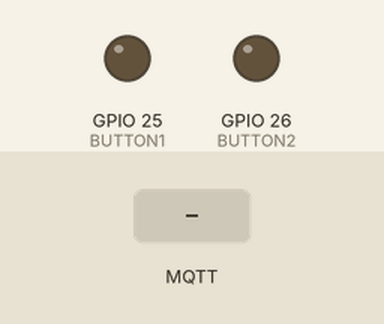
Bench run of a program on a simulated ESP32. Shown: output pins drawn as LEDs (lit = HIGH). The inputs (shaded band) are chosen by the test bench. WiFi joins after 1.5 s; servers stay silent unless stated; random numbers use the default seed unless the program sets one; no MQTT or app messages arrive unless stated; what the program prints to the serial monitor is not drawn.

Above: at 2.7 s.
2.8 s: MQTT message "on" arrives on the first subscribed topic
At 4.0 s:
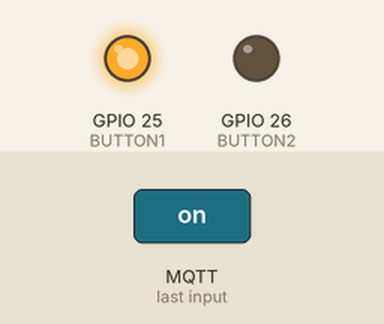
4.3 s: MQTT message "on" arrives on the second subscribed topic
At 5.1 s:
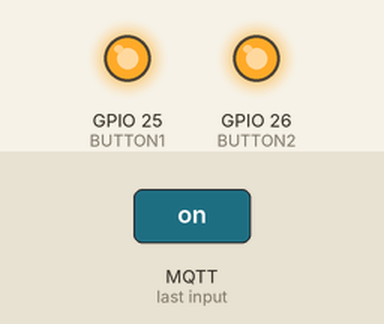
5.8 s: MQTT message "off" arrives on the first subscribed topic
At 6.2 s:
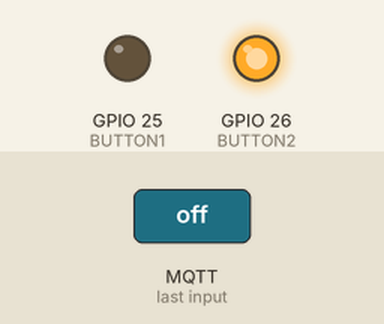
Timing chart, 0 to 8.8 s (numbered marks = the images above; inputs shaded):
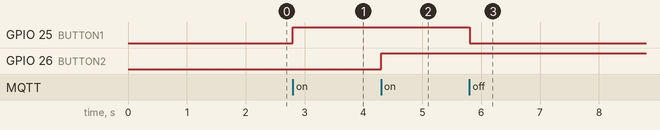

The program:

main.cpp
```cpp
#include <Arduino.h>
#include <Adafruit_Sensor.h>
#include <DHT.h>
#include <Wire.h>
#include <WiFi.h>
#include <PubSubClient.h>
#include <ArduinoJson.h>
#include "MQ135.h"
  ////////////////////////////////////////test 1//////////////
#include <SPI.h>
HardwareSerial SerialB(2); // A9: TX, A10: RX
  ////////////////////////////////////////test 1//////////////


// const char *ssid = "Anh co khen em dau";
// const char *password = "99998899";
// const char *mqtt_server = "192.168.1.65";

const char *ssid = "wifi";
const char *password = "12345678";
const char *mqtt_server = "192.168.43.105";

// const char *ssid = "Hiển Anh";
// const char *password = "11111111";
// const char *mqtt_server = "172.20.10.2";

// const char *ssid = "P 311";
// const char *password = "88889988";
// const char *mqtt_server = "192.168.1.64";

// const char *ssid = "HELLO";
// const char *password = "01092000";
// const char *mqtt_server = "192.168.0.121";

WiFiClient espClient;
PubSubClient client(espClient);
unsigned long lastMsg = 0;

// MQ135 gasSensor = MQ135(35);
MQ135 mq135_sensor(35);
int val;
int sensorPin = 35;
int sensorValue = 0;

#define DHTPIN 14
#define DHTTYPE DHT11
#define BUTTON1 25
#define BUTTON2 26
#define light_sensor 33
/////////
// String ledStatus1 = "on";
// String ledStatus2 = "on";
/////////

/////////
DHT dht(DHTPIN, DHTTYPE);

// char myStr[20];

int ledStart1;
int ledStart2;
DynamicJsonDocument jsonDocES(128);
void setup_wifi()
{
  delay(10);
  Serial.println();
  Serial.print("Connecting to ");
  Serial.println(ssid);

  WiFi.mode(WIFI_STA);
  WiFi.begin(ssid, password);

  while (WiFi.status() != WL_CONNECTED)
  {
    delay(100);
    Serial.print(".");
  }
  Serial.println("");
  Serial.println("WiFi connected");
  Serial.println("IP address: ");
  Serial.println(WiFi.localIP());
}

void callback(char* topic, byte* message, unsigned int length) {

  Serial.print("Message arrived on topic: ");
  Serial.print(topic);
  Serial.print(". Message: ");
  String messageTemp;

  for (int i = 0; i < length; i++) {
    Serial.print((char)message[i]);
    messageTemp += (char)message[i];
  }
  Serial.println();

  // Feel free to add more if statements to control more GPIOs with MQTT

  // If a message is received on the topic esp32/output, you check if the message is either "on" or "off".
  // Changes the output state according to the message
  Serial.println(topic);
  Serial.println(messageTemp);
  if (String(topic) == "buttona") {
    Serial.print("Changing output to ");
    if(messageTemp == "on"){
      // ledStatus1 = "on";
      ledStart1 = 1;
      Serial.println("on");
      digitalWrite(BUTTON1, HIGH);
    }
    else if(messageTemp == "off"){
      // ledStatus1 = "off";
      ledStart1 = 0;
      Serial.println("off");
      digitalWrite(BUTTON1, LOW);
    }
  }
  if (String(topic) == "buttonb") {
    Serial.print("Changing output to ");
    if(messageTemp == "on"){
      // ledStatus2 = "on";
      ledStart2 = 1;
      Serial.println("on");
      digitalWrite(BUTTON2, HIGH);
    }
    else if(messageTemp == "off"){
      // ledStatus2 = "off";
      ledStart2 = 0;
      Serial.println("off");
      digitalWrite(BUTTON2, LOW);
    }
  }
}
////////////////////////
void reconnect()
{
  // Loop until we're reconnected
  while (!client.connected())
  {
    Serial.print("Attempting MQTT connection...");
    // Create a random client ID
    String clientId = "ESP32uClient-";
    clientId += String(random(0xffff), HEX);
    // Attempt to connect
    if (client.connect(clientId.c_str()))
    {
      Serial.println("connected");
      // Once connected, publish an announcement...
      client.publish("dataSensor", "Connected");
      // ... and resubscribe
      client.subscribe("buttona");
      client.subscribe("buttonb");
    }
    else
    {
      Serial.print("failed, rc=");
      Serial.print(client.state());
      Serial.println(" try again in 5 seconds");
      // Wait 5 seconds before retrying
      delay(2000);
    }
  }
}

void setup()
{
  ////////////////////////////////////////test 1//////////////
  SerialB.begin(9600);
  ////////////////////////////////////////test 1//////////////
  Serial.begin(115200);

  setup_wifi();
  client.setServer(mqtt_server, 1883);
  client.setCallback(callback);
  dht.begin();
  Wire.begin();

  pinMode(sensorPin, INPUT);

  //////////
  client.subscribe("buttona");
  client.subscribe("buttonb");
  pinMode(BUTTON1, OUTPUT);
  pinMode(BUTTON2, OUTPUT);
}

  float tempSTM;
  float humidSTM;
  float lightSTM;
  float gasSTM;
void loop()
{
  if (!client.connected())
  {
    reconnect();
  }
  client.loop();

  ////////////////////////////////////////test 1//////////////
  jsonDocES["led1"] = (int)ledStart1;
  jsonDocES["led2"] = (int)ledStart2;
  String jsonStringES;

  if (SerialB.available() > 0 )
  {
    // Read from  STM module and send to serial monitor
    String input = SerialB.readString();
    DynamicJsonDocument jsonDocER(128); // Kích thước buffer là 128 byte
    // Phân tích chuỗi JSON
    deserializeJson(jsonDocER, input);
    // Lấy giá trị nhiệt độ và độ ẩm
    tempSTM = jsonDocER["tempValue"];
    humidSTM = jsonDocER["humidValue"];
    lightSTM = jsonDocER["lightIntensity"];
    gasSTM = jsonDocER["gasValue"];
    // Serial.println(input);
    // Serial.print("Temperature: ");
    // Serial.println(tempSTM);
    // Serial.print("Humidity: ");
    // Serial.println(humidSTM);
    // Serial.print("lightIntensity: ");
    // Serial.println(lightSTM);
  }
  ////////////////////////////////////////test 1//////////////

  unsigned long now = millis();
  if (now - lastMsg > 2000)
  {
    serializeJson(jsonDocES, jsonStringES);
    SerialB.println(jsonStringES);
    Serial.println(jsonStringES);
    // int temp = dht.readTemperature();
    int temp = tempSTM;

    Serial.print("Nhiet do: ");
    Serial.print(temp);
    Serial.println("℃");

    // int humid = dht.readHumidity();
    int humid = humidSTM;
    Serial.print("Do am: ");
    Serial.print(humid);
    Serial.println("%");

    // int lightRaw = analogRead(light_sensor);
    // int light =100 - map(lightRaw, 0, 4095, 0, 100);
    int light = (int)lightSTM;
    Serial.print("Anh sang: ");
    Serial.print(light);
    Serial.println("%");

    // int dustppm = mq135_sensor.getPPM();
    // int dust = dustppm/10000;
    int dust = gasSTM;

    // int dust = mq135_sensor.getResistance();

    Serial.print("Dust: ");
    Serial.print(dust);
    Serial.println("ppm");

    String ssData =String(temp) + "," + String(humid) + "," + String(light) + "," + String(dust);
    client.publish("dataSensor", ssData.c_str());
    Serial.print("Pushed Data: ");
    Serial.println(ssData);
    Serial.println("//////////////////////");
    lastMsg = now;
  }
}
```

Measured:
- after the input at 2.8 s, GPIO 25 (BUTTON1): LOW → HIGH at once
- after the input at 4.3 s, GPIO 26 (BUTTON2): LOW → HIGH at once
- after the input at 5.8 s, GPIO 25 (BUTTON1): HIGH → LOW at once
